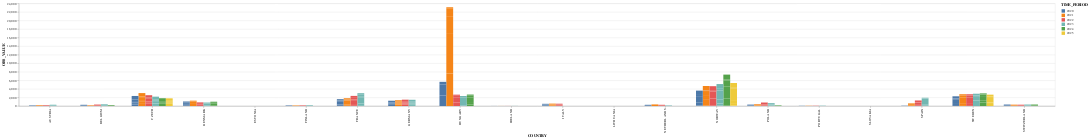

The cell this chart's notebook holds for it:
### Code cell
alt.Chart(rdd_bdgt_oecd_europe_df().filter(pl.col("Technology") != "Total")).mark_bar().encode(
    x="COUNTRY:N",
    y="OBS_VALUE:Q",
    xOffset="TIME_PERIOD:N",
    color="TIME_PERIOD:N"
)

### Figure 1 — Vega-Lite specification as saved in the notebook (floating-point values rounded to 4 significant figures; data arrays with more than 128 entries replaced by an {"elided": "..."} marker saying what was removed)
{"config": {"view": {"continuousWidth": 300, "continuousHeight": 300}}, "data": {"name": "data-9865d9f74fd8c53ea4a718d489af712b"}, "mark": {"type": "bar"}, "encoding": {"color": {"field": "TIME_PERIOD", "type": "nominal"}, "x": {"field": "COUNTRY", "type": "nominal"}, "xOffset": {"field": "TIME_PERIOD", "type": "nominal"}, "y": {"field": "OBS_VALUE", "type": "quantitative"}}, "$schema": "https://vega.github.io/schema/vega-lite/v5.20.1.json", "datasets": {"data-9865d9f74fd8c53ea4a718d489af712b": {"elided": "731 records"}}}
